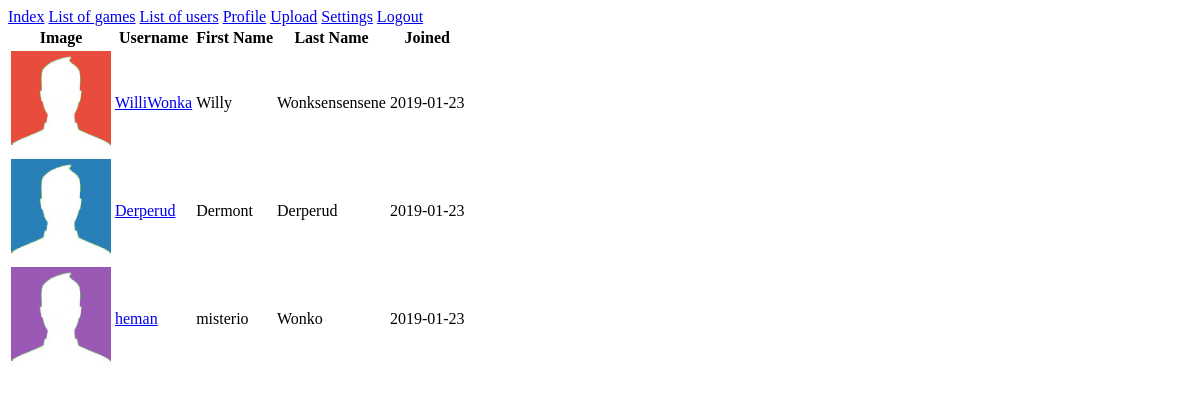
Page /users.php (signed in) on the earlier database version.
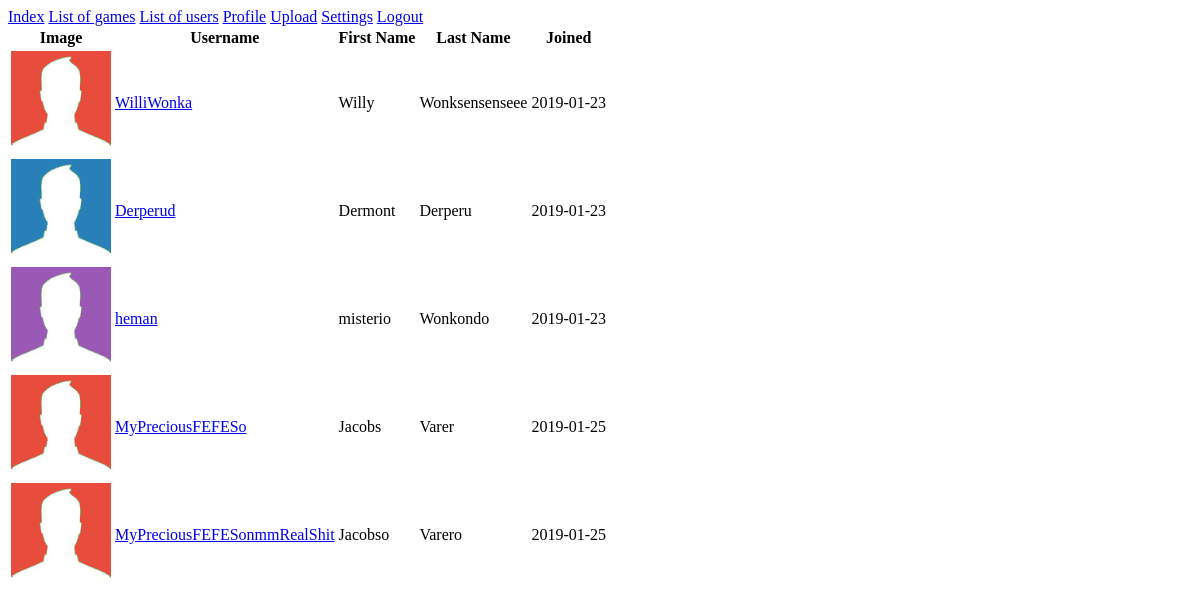
Same page on the later database version.
### tables this page shows
CREATE TABLE `users` (
  `id` int(11) NOT NULL,
  `email` varchar(100) NOT NULL,
  `username` varchar(50) NOT NULL,
  `password` varchar(100) NOT NULL,
  `first_name` varchar(50) NOT NULL,
  `middle_name` varchar(100) NOT NULL,
  `last_name` varchar(50) NOT NULL,
  `user_image` varchar(100) NOT NULL,
  `joined` date NOT NULL,
  `privilege_level` tinyint(4) NOT NULL
);

### includes/database.php (called while the page is built, shortened)
<?php
class Database {
	public $connection;
	public function open_db_connection() {
		$this->connection = new mysqli(DB_HOST, DB_USER, DB_PASS, DB_NAME);
	}
	public function query($sql) {
		$result = $this->connection->query($sql);
		return $result;
	}
}
$database = new Database();
?>

### includes/db_object.php (called while the page is built, shortened)
<?php
class Db_object {
	protected static $db_table = "users";
	public static function find_all() {
		return static::find_by_query("SELECT * FROM " . static::$db_table . " ");
	}
	public static function find_by_query($sql) {
		global $database;
		$result_set = $database->query($sql);
		$the_object_array = array();
		while ($row = mysqli_fetch_array($result_set)) {
			$the_object_array[] = static::instantation($row);
		}
		return $the_object_array;
	}
	public static function instantation($the_record) {
		$the_object = new $calling_call;
		foreach ($the_record as $the_attribute => $value) {
			if($the_object->has_the_attribute($the_attribute)) {
				$the_object->$the_attribute = $value;
			}
		}
		return $the_object;
	}
	private function has_the_attribute($the_attribute) {
		$object_properties = get_object_vars($this);
		return array_key_exists($the_attribute, $object_properties);
	}
}
?>

### includes/session.php (called while the page is built, shortened)
<?php
class Session {
	private function check_the_login() {
		if (isset($_SESSION['user_id'])) {
			$this->user_id = $_SESSION['user_id'];
		} else {
			unset($this->user_id);
			$this->signed_in = false;
		}
	}
}
$session = new Session();
?>

### includes/user.php (called while the page is built, shortened)
<?php
class User extends Db_object{
	protected static $db_table = "users";
	public $user_image;
	public static function is_admin($user_id) {
		$sql = "SELECT privilege_level FROM " . self::$db_table . " WHERE ";
		$sql .= "id = '{$user_id}' ";
		$sql .= "AND privilege_level = '1' ";
		$sql .= "LIMIT 1";
		$the_result_array = self::find_by_query($sql);
		return !empty($the_result_array) ? true : false;
	}
	public function get_user_image() {
		return "img" . DS . "profile" . DS . "default" . DS . $this->user_image;
	}
}
?>

### includes/userlist.php (the view)
<tr>
	<td>
		<a href="profile.php?id=<?php echo $user->id; ?>">
			<img src="<?php echo $user->get_user_image();?>" style="height: 100px; width: 100px;">
		</a>
	</td>
	<td><a href="profile.php?id=<?php echo $user->id; ?>"><?php echo $user->username; ?></a></td>
	<td><?php echo $user->first_name; ?></a></td>
	<td><?php echo $user->last_name; ?></td>
	<td><?php echo $user->joined; ?></td>
</tr>

### users.php (shortened to what this page needs)
<?php include("includes/header.php"); ?>
<?php
$users = User::find_all();
?>
<div >
	<table>
		<thead>
			<tr>
				<th>Image</th>
				<th>Username</th>
				<th>First Name</th>
				<th>Last Name</th>
				<th>Joined</th>
			</tr>
		</thead>
		<tbody>
			<?php foreach ($users as $user) : ?>
				<?php
				if (User::is_admin($session->user_id)) {
					include("admin_includes/admin_userlist.php");
				} else {
					include("includes/userlist.php");
				}
				?>
			<?php endforeach; ?>
		</tbody>
	</table>
</div>
<?php include("includes/footer.php"); ?>

Differences in the rows shown:
changed users "WilliWonka": last_name "Wonksensensene" → "Wonksensenseee"
changed users "Derperud": last_name "Derperud" → "Derperu"
changed users "heman": last_name "Wonko" → "Wonkondo"
added users: user_image (picture), username "MyPreciousFEFESo", first_name "Jacobs", last_name "Varer", joined "2019-01-25"
added users: user_image (picture), username "MyPreciousFEFESonmmRealShit", first_name "Jacobso", last_name "Varero", joined "2019-01-25"
